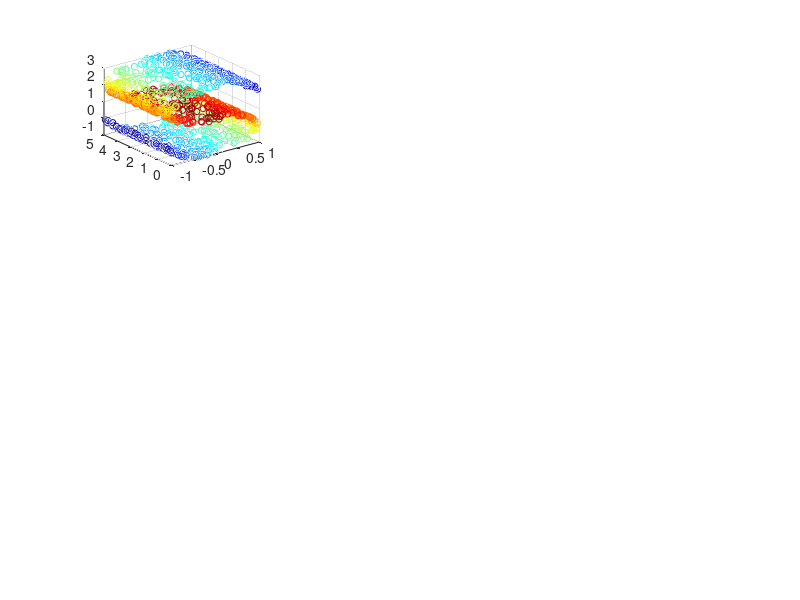

Write MATLAB code to recreate this figure. (Note: this script raises an error after producing the figure.)
%% Problem 3: LLE and Dimensionality Reduction
% On the given dataset, perform dimensionality reduction (by manifold
% learning) using LLE.

%% 3a: Ploting the original data
% Plotting the original data in 3-D space using the specified commands (the
% plot should look like an S-curve).

% The problem set states to first load dataset a
load ps8_LLE_datasetA.mat;

% The problem set then states to create a figure with a 3,3,1 subplot
% Make a figure
figure;
% In this figure, use the subplot command to create a grid of subplots in
% the figure. This command will states to create a 3x3 grid of subplots and
% then place this subplot in position 1.
subplot(3,3,1);
scatter3(X(1,:), X(2,:), X(3,:), 20, colorMat)

%% 3b: Apply LLE (using k=20) to reduce the data to a 2-D space
% Apply LLE (using k=20) to reduce the data to a 2-D space (d=2) and plot
% the resulting lower-dimensionald ata in the next "subplot). Use lle.m and
% use scatter3.

% The lle.m function is within our directory, so it's natively available
% for our problem set!
reducedData = lle(X, 20, 2);

% Create the subplot on the figure in the second position
subplot(3,3,2);

% We created a reduced dimension dataset of just 2 dimensions with LLE.
% Now, we can just plot each set of values against one another in a 2D
% Plot!
scatter(reducedData(1,:), reducedData(2,:), 20, colorMat, 'filled');
xlabel('LLE Dim 1'); ylabel('LLE Dim 2');
title('LLE (k=20)');

%% 3c: Apply LLE again with different K values
% Repeat with k=4,6,8,12,16,50,200 and then plot the resulting lower
% dimensional data in each case in successive subplots.
kValues = [4, 6, 8, 12, 16, 50, 200];

% We can simply make a for loop through each of our kValues and then add
% them to the subplot positions. If we add 2 to our ith values, we'll
% account for the figures we've already created!

% For each k value we want to test
for i = 1:length(kValues)
    reducedData = lle(X, kValues(i), 2); % run LLE
    subplot(3,3,i+2); % add that run's data to the subplot through scatter
    scatter(reducedData(1,:), reducedData(2,:), 20, colorMat, 'filled');
    xlabel('LLE Dim 1'); ylabel('LLE Dim 2');
    title(sprintf('LLE (k=%d)', kValues(i)));
end

%% 3e: Repeat steps a-d for ps8_LLE_datasetB.mat.
% This is a more densely sampled version of datasetA

% First, clean the environment:
close all;
clear;

% Now, load the dataset:
load ps8_LLE_datasetB.mat;

% Make a figure
figure;
% Make some subplots and a scatterplot of the data
subplot(3,3,1);
scatter3(X(1,:), X(2,:), X(3,:), 20, colorMat)

% b: Apply LLE (using k=20) to reduce the data to a 2-D space
% Apply LLE (using k=20) to reduce the data to a 2-D space (d=2) and plot
% the resulting lower-dimensionald ata in the next "subplot). Use lle.m and
% use scatter3.

% Apply LLE
reducedData = lle(X, 20, 2);

% Create the subplot on the figure in the second position
subplot(3,3,2);
scatter(reducedData(1,:), reducedData(2,:), 20, colorMat, 'filled');
xlabel('LLE Dim 1'); ylabel('LLE Dim 2');
title('LLE (k=20)');

% c: Apply LLE again with different K values
% Repeat with k=4,6,8,12,16,50,200 and then plot the resulting lower
% dimensional data in each case in successive subplots.
kValues = [4, 6, 8, 12, 16, 50, 200];

% For each k value we want to test
for i = 1:length(kValues)
    reducedData = lle(X, kValues(i), 2); % run LLE
    subplot(3,3,i+2); % add that run's data to the subplot through scatter
    scatter(reducedData(1,:), reducedData(2,:), 20, colorMat, 'filled');
    xlabel('LLE Dim 1'); ylabel('LLE Dim 2');
    title(sprintf('LLE (k=%d)', kValues(i)));
end
